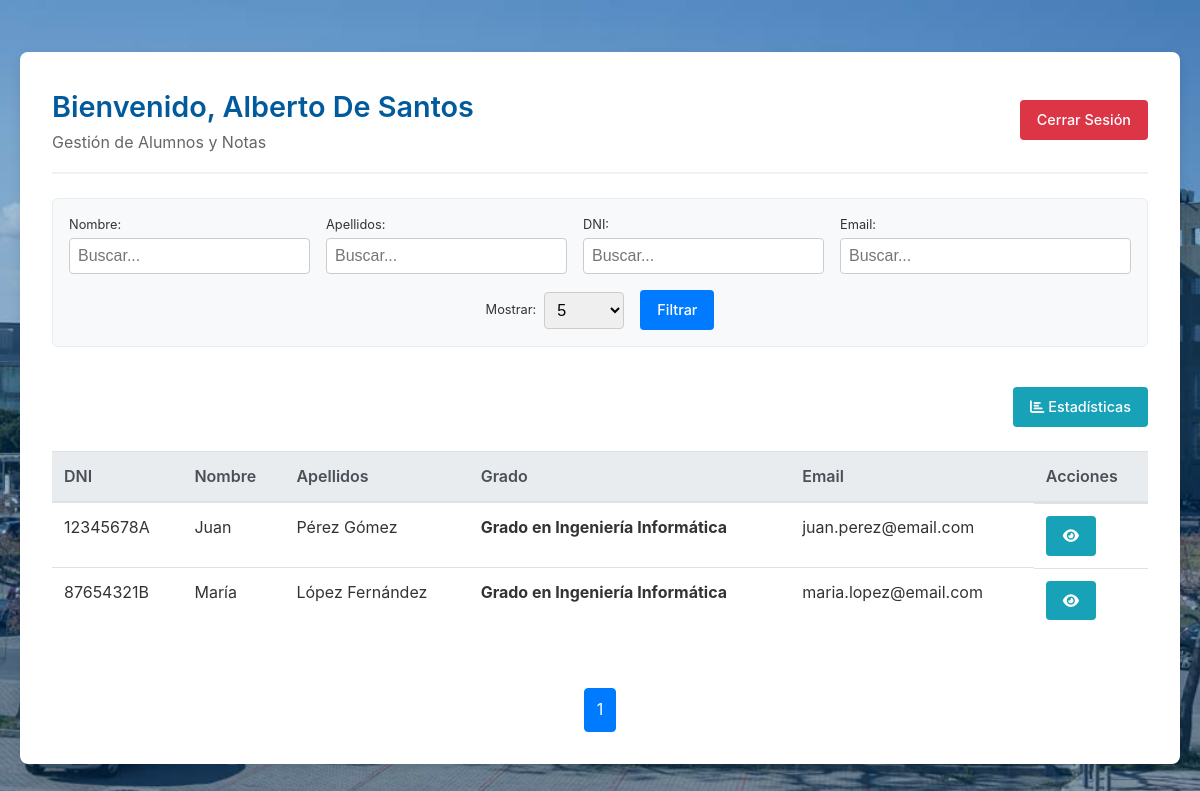
The page /index.php (signed in) on the database its author committed.
### tables this page shows
CREATE TABLE IF NOT EXISTS tbl_alumnos (
    id INT AUTO_INCREMENT PRIMARY KEY,
    dni VARCHAR(15) NOT NULL UNIQUE,
    nombre VARCHAR(50) NOT NULL,
    apellido1 VARCHAR(50) NOT NULL,
    apellido2 VARCHAR(50),
    email VARCHAR(100) UNIQUE,
    fecha_nacimiento DATE NOT NULL
);

### index.php (the view, shortened to what this page needs)
<?php
require_once './conexion/connection.php';
$usuario = $_SESSION['user_nombre'];
$search_nombre = isset($_GET['search_nombre']) ? trim($_GET['search_nombre']) : '';
$search_apellido = isset($_GET['search_apellido']) ? trim($_GET['search_apellido']) : '';
$search_dni = isset($_GET['search_dni']) ? trim($_GET['search_dni']) : '';
$search_email = isset($_GET['search_email']) ? trim($_GET['search_email']) : '';
$limit = isset($_GET['limit']) ? (int)$_GET['limit'] : 5;
$page = isset($_GET['page']) ? (int)$_GET['page'] : 1;
$offset = ($page - 1) * $limit;
$params = [];
if ($_SESSION['user_rol'] === 'profesor') {
    $sql = "SELECT DISTINCT a.*, g.nombre AS nombre_grado
            FROM tbl_alumnos a
            LEFT JOIN tbl_matriculas m ON a.id = m.id_alumno
            LEFT JOIN tbl_grados g ON m.id_grado = g.id
            INNER JOIN tbl_notas n ON a.id = n.id_alumno
            INNER JOIN tbl_profesor_asignatura pa ON n.id_asignatura = pa.id_asignatura
            WHERE pa.id_profesor = :id_profesor
            ";
    $params[':id_profesor'] = $_SESSION['user_id'];
} else {
    $sql = "SELECT a.*, g.nombre AS nombre_grado
            FROM tbl_alumnos a
            LEFT JOIN tbl_matriculas m ON a.id = m.id_alumno
            LEFT JOIN tbl_grados g ON m.id_grado = g.id
            WHERE 1=1";
}
if ($_SESSION['user_rol'] === 'profesor') {
    $sqlCount = "SELECT COUNT(DISTINCT a.id) FROM tbl_alumnos a
                 LEFT JOIN tbl_matriculas m ON a.id = m.id_alumno
                 LEFT JOIN tbl_grados g ON m.id_grado = g.id
                 INNER JOIN tbl_notas n ON a.id = n.id_alumno
                 INNER JOIN tbl_profesor_asignatura pa ON n.id_asignatura = pa.id_asignatura
                 WHERE pa.id_profesor = :id_profesor";
} else {
    $sqlCount = "SELECT COUNT(*) FROM tbl_alumnos a
                 LEFT JOIN tbl_matriculas m ON a.id = m.id_alumno
                 LEFT JOIN tbl_grados g ON m.id_grado = g.id
                 WHERE 1=1";
}
$stmtCount = $conn->prepare($sqlCount);
$stmtCount->execute($params);
$totalRecords = $stmtCount->fetchColumn();
$totalPages = ceil($totalRecords / $limit);
$sql .= " LIMIT :limit OFFSET :offset";
$stmt = $conn->prepare($sql);
foreach ($params as $key => $value) {
    $stmt->bindValue($key, $value);
}
$stmt->bindValue(':limit', $limit, PDO::PARAM_INT);
$stmt->bindValue(':offset', $offset, PDO::PARAM_INT);
$stmt->execute();
$result = $stmt->fetchAll(PDO::FETCH_ASSOC);
$queryParams = http_build_query([
    'search_nombre' => $search_nombre,
    'search_apellido' => $search_apellido,
    'search_dni' => $search_dni,
    'search_email' => $search_email,
    'limit' => $limit
]);
?>
<!DOCTYPE html>
<html lang="es">
<head>
    <link rel="stylesheet" href="./css/style.css">
    <link rel="stylesheet" href="https://cdnjs.cloudflare.com/ajax/libs/font-awesome/6.0.0/css/all.min.css">
</head>
<body>
    <div class="dashboard-container">
        <div class="dashboard-header">
            <div>
                <h1>Bienvenido, <?php echo htmlspecialchars($usuario); ?></h1>
                <p>Gestión de Alumnos y Notas</p>
            </div>
            <div>
                <a href="./proc/logout.php" class="btn btn-danger">Cerrar Sesión</a>
            </div>
        </div>
        <div class="filters">
            <form action="" method="GET" class="filter-form">
                <div class="filter-row">
                    <div class="filter-group">
                        <label for="search_nombre" class="filter-label">Nombre:</label>
                        <input type="text" name="search_nombre" id="search_nombre" placeholder="Buscar..." value="<?php echo htmlspecialchars($search_nombre); ?>">
                    </div>
                    <div class="filter-group">
                        <label for="search_apellido" class="filter-label">Apellidos:</label>
                        <input type="text" name="search_apellido" id="search_apellido" placeholder="Buscar..." value="<?php echo htmlspecialchars($search_apellido); ?>">
                    </div>
                    <div class="filter-group">
                        <label for="search_dni" class="filter-label">DNI:</label>
                        <input type="text" name="search_dni" id="search_dni" placeholder="Buscar..." value="<?php echo htmlspecialchars($search_dni); ?>">
                    </div>
                    <div class="filter-group large">
                        <label for="search_email" class="filter-label">Email:</label>
                        <input type="text" name="search_email" id="search_email" placeholder="Buscar..." value="<?php echo htmlspecialchars($search_email); ?>">
                    </div>
                </div>
                <div class="filter-actions">
                    <div class="limit-group">
                        <div class="limit-wrapper">
                            <label for="limit" class="limit-label">Mostrar:</label>
                            <select name="limit" id="limit" onchange="this.form.submit()" class="limit-select">
                                <option value="5" <?php if ($limit == 5) echo 'selected'; ?>>5</option>
                            </select>
                        </div>
                        <button type="submit" class="btn btn-primary">Filtrar</button>
                    </div>
                    <div class="action-buttons">
                        <a href="./view/estadisticas.php" class="btn btn-info"><i class="fas fa-chart-bar"></i> Estadísticas</a>
                    </div>
                </div>
            </form>
        </div>
        <div class="table-responsive">
            <table class="table">
                <thead>
                    <tr>
                        <th>DNI</th>
                        <th>Nombre</th>
                        <th>Apellidos</th>
                        <th>Grado</th>
                        <th>Email</th>
                        <th>Acciones</th>
                    </tr>
                </thead>
                <tbody>
                    <?php if (count($result) > 0): ?>
                        <?php foreach ($result as $row): ?>
                            <tr>
                                <td><?php echo htmlspecialchars($row['dni']); ?></td>
                                <td><?php echo htmlspecialchars($row['nombre']); ?></td>
                                <td><?php echo htmlspecialchars($row['apellido1'] . ' ' . $row['apellido2']); ?></td>
                                <td>
                                    <?php
                                    if (!empty($row['nombre_grado'])) {
                                        echo "<b>" . htmlspecialchars($row['nombre_grado']) . "</b>";
                                    } else {
                                        echo '<span style="color:#999; font-style:italic;">Sin matricular</span>';
                                    }
                                    ?>
                                </td>
                                <td><?php echo htmlspecialchars($row['email']); ?></td>
                                <td class="actions">
                                    <a href="./view/ver_alumno.php?id=<?php echo $row['id']; ?>" class="btn btn-info" title="Ver Notas"><i class="fas fa-eye"></i></a>
                                </td>
                            </tr>
                        <?php endforeach; ?>
                    <?php else: ?>
                        <tr>
                            <td colspan="6" class="text-center">No se encontraron alumnos.</td>
                        </tr>
                    <?php endif; ?>
                </tbody>
            </table>
        </div>
        <?php if ($totalPages > 1): ?>
            <div class="pagination">
                <?php if ($page > 1): ?>
                    <a href="?page=<?php echo $page - 1; ?>&<?php echo $queryParams; ?>">&laquo; Anterior</a>
                <?php endif; ?>
                <?php for ($i = 1; $i <= $totalPages; $i++): ?>
                    <a href="?page=<?php echo $i; ?>&<?php echo $queryParams; ?>" class="<?php if ($i == $page) echo 'active'; ?>">
                        <?php echo $i; ?>
                    </a>
                <?php endfor; ?>
                <?php if ($page < $totalPages): ?>
                    <a href="?page=<?php echo $page + 1; ?>&<?php echo $queryParams; ?>">Siguiente &raquo;</a>
                <?php endif; ?>
            </div>
        <?php else: ?>
            <div class="pagination">
                <?php for ($i = 1; $i <= $totalPages; $i++): ?>
                    <a href="?page=<?php echo $i; ?>&<?php echo $queryParams; ?>" class="<?php if ($i == $page) echo 'active'; ?>">
                        <?php echo $i; ?>
                    </a>
                <?php endfor; ?>
            </div>
        <?php endif; ?>
    </div>
</body>
</html>

### css/style.css (style rules this page uses)
* { margin: 0; padding: 0; box-sizing: border-box; }
body { font-family: -apple-system, BlinkMacSystemFont, "Segoe UI", Roboto, Helvetica, Arial, sans-serif; color: #333; line-height: 1.6; background-color: #f4f7f6; background-image: linear-gradient(rgba(0, 90, 156, 0.3), rgba(0, 90, 156, 0.3)), url('../img/escuela.jpg'); background-size: cover; background-position: center center; background-repeat: no-repeat; background-attachment: fixed; display: flex; justify-content: center; align-items: center; min-height: 100vh; padding: 20px; }
h1 { text-align: center; color: #005A9C; margin-bottom: 1.5rem; font-weight: 600; }
a { color: #007BFF; text-decoration: none; transition: color 0.3s ease; }
.dashboard-container { width: 100%; max-width: 1200px; background: #fff; border-radius: 8px; box-shadow: 0 4px 12px rgba(0, 0, 0, 0.1); padding: 2rem; margin: 2rem auto; display: flex; flex-direction: column; gap: 1.5rem; }
.dashboard-header { display: flex; justify-content: space-between; align-items: center; border-bottom: 2px solid #f1f1f1; padding-bottom: 1rem; flex-wrap: wrap; gap: 1rem; }
.dashboard-header h1 { margin: 0; text-align: left; font-size: 1.8rem; }
.dashboard-header p { color: #666; margin: 0; }
.filters { background: #f8f9fa; padding: 1rem; border-radius: 6px; border: 1px solid #e9ecef; position: relative; }
.action-buttons-moved { display: flex; justify-content: flex-end; gap: 1rem; margin-top: 1rem; flex-wrap: wrap; }
.filters input[type="text"], .filters select { padding: 0.5rem; border: 1px solid #ccc; border-radius: 4px; font-size: 1rem; }
.btn { display: inline-block; padding: 0.5rem 1rem; border-radius: 4px; text-decoration: none; font-weight: 500; cursor: pointer; transition: background-color 0.2s; border: 1px solid transparent; font-size: 0.9rem; text-align: center; font-family: inherit; line-height: 1.5; vertical-align: middle; }
.btn-primary { background-color: #007BFF; color: white; }
.btn-danger { background-color: #dc3545; color: white; }
.btn-info { background-color: #17a2b8; color: white; }
.table-responsive { overflow-x: auto; }
.table { width: 100%; border-collapse: collapse; margin-bottom: 1rem; background-color: transparent; }
.table th, .table td { padding: 0.75rem; vertical-align: top; border-top: 1px solid #dee2e6; text-align: left; }
.table th { vertical-align: bottom; border-bottom: 2px solid #dee2e6; background-color: #e9ecef; color: #495057; font-weight: 600; }
.table .actions { display: flex; gap: 0.5rem; }
.pagination { display: flex; justify-content: center; gap: 0.5rem; margin-top: 1rem; }
.pagination a { padding: 0.5rem 0.75rem; border: 1px solid #dee2e6; background-color: white; color: #007BFF; border-radius: 4px; }
.filters { background: #f8f9fa; padding: 1rem; border-radius: 6px; border: 1px solid #e9ecef; }
.filters form { display: flex; gap: 1rem; align-items: center; flex-wrap: wrap; }
.pagination a.active { background-color: #007BFF; color: white; border-color: #007BFF; }
.filter-form { display: flex; flex-direction: column; gap: 1rem; width: 100%; }
.filter-row { display: flex; gap: 1rem; flex-wrap: wrap; width: 100%; }
.filter-group { flex: 1 1 150px; min-width: 150px; }
.filter-group.large { flex: 1 1 200px; min-width: 200px; }
.filter-label { display: block; font-size: 0.8rem; margin-bottom: 0.2rem; }
.filters input[type="text"] { width: 100%; }
.filter-actions { display: flex; justify-content: space-between; align-items: center; flex-wrap: wrap; gap: 1rem; }
.limit-group { display: flex; align-items: center; gap: 1rem; flex-wrap: wrap; }
.limit-wrapper { display: flex; align-items: center; gap: 0.5rem; }
.limit-label { font-size: 0.8rem; margin: 0; }
.limit-select { min-width: 80px; }
.action-buttons { display: flex; gap: 1rem; }
.table tbody tr { animation: fadeInUp 0.5s ease-out backwards; }
.table tbody tr:nth-child(1) { animation-delay: 0.1s; }
.table tbody tr:nth-child(2) { animation-delay: 0.2s; }

### rows shown on the page
tbl_alumnos: dni "12345678A", nombre "Juan", apellido1+apellido2 "Pérez Gómez", nombre_grado "Grado en Ingeniería Informática", email "juan.perez@email.com"
tbl_alumnos: dni "87654321B", nombre "María", apellido1+apellido2 "López Fernández", nombre_grado "Grado en Ingeniería Informática", email "maria.lopez@email.com"

### other values the page prints
$usuario "Alberto De Santos"
